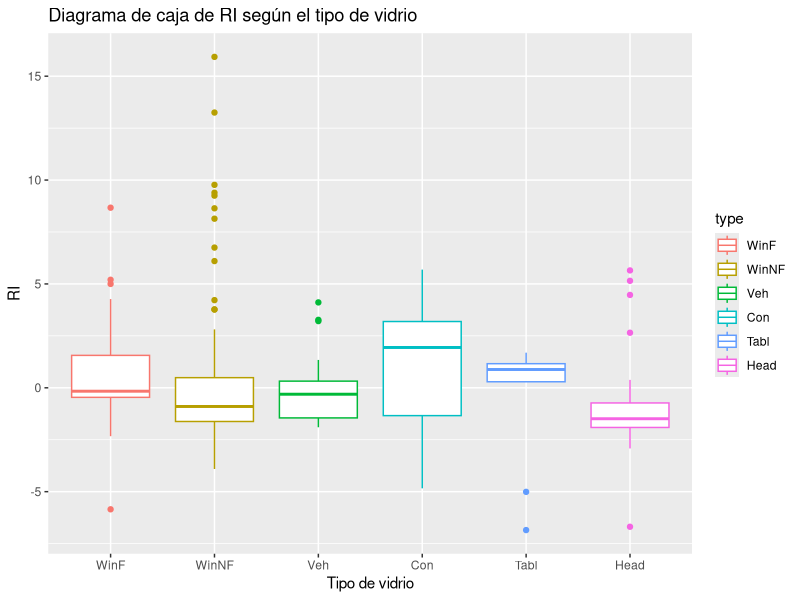
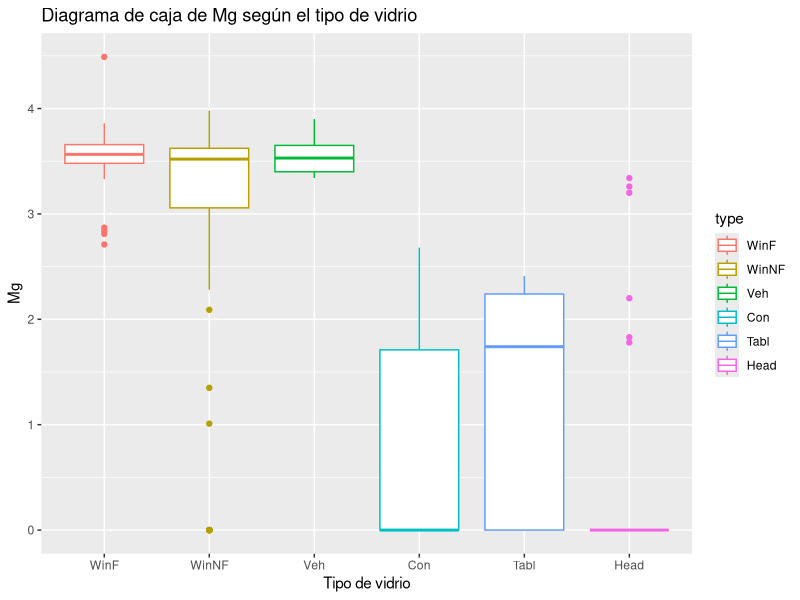
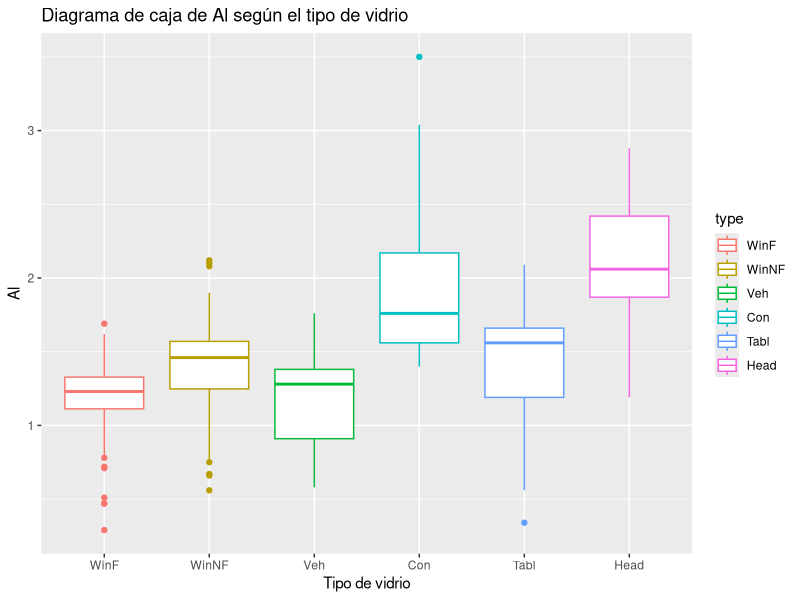

Generate these figures, in order, with R: (Note: this script raises an error after producing the figures.)
# Alumno: Alejandro Sánchez Garrido

# Examen RLogística y RMultinomial


library(MASS)
library(tidyverse)
library(nnet)

d <- fgl
View(d)

summary(d)


d %>%
  ggplot(aes(x = type, y = RI)) +
  geom_boxplot(aes(color = type)) +
  labs(title = "Diagrama de caja de RI según el tipo de vidrio",
       x = "Tipo de vidrio",
       y = "RI")

d %>%
  ggplot(aes(x = type, y = Mg)) +
  geom_boxplot(aes(color = type)) +
  labs(title = "Diagrama de caja de Mg según el tipo de vidrio",
       x = "Tipo de vidrio",
       y = "Mg")

d %>%
  ggplot(aes(x = type, y = Al)) +
  geom_boxplot(aes(color = type)) +
  labs(title = "Diagrama de caja de Al según el tipo de vidrio",
       x = "Tipo de vidrio",
       y = "Al")

# dividir

set.seed(10)

ntotal<-nrow(d)
n_entrenamiento<-round(0.95*ntotal)

filas_entrenamiento <- sample(1:ntotal, size = n_entrenamiento)
filas_entrenamiento

d_entrenamiento <- d[filas_entrenamiento, ] 
d_test <- d[-filas_entrenamiento, ]         
View(d_test)

# multinom

library("nnet")
d_entrenamiento$type <- relevel(d_entrenamiento$type, ref = "Head")
mymultinom <- multinom(type ~ ., data = d_entrenamiento)
mymultinom_inter <- multinom(type ~ . + I(Mg*Ca), data = d_entrenamiento) 
summary(mymultinom)
summary(mymultinom_inter)

coef(mymultinom)
coef(mymultinom_inter)


# seleccion regresores

modelo_backward <- step(mymultinom, direction = "backward")

modelo_nulo <- multinom(type ~ 1, data = d_entrenamiento)
modelo_forward <- step(modelo_nulo, scope = formula(mymultinom),
                       direction = "forward")

modelo_stepwise <- step(modelo_nulo, scope = formula(mymultinom),
                        direction = "both")

mymultinom$AIC
modelo_backward$AIC
modelo_forward$AIC
modelo_stepwise$AIC

formula(modelo_backward)
formula(modelo_forward)
formula(modelo_stepwise)

# con inter

modelo_backward_i <- step(mymultinom_inter, direction = "backward")

modelo_nulo_i <- multinom(type ~ 1, data = d_entrenamiento)
modelo_forward_i <- step(modelo_nulo_i, scope = formula(mymultinom_inter),
                       direction = "forward")

modelo_stepwise_i <- step(modelo_nulo_i, scope = formula(mymultinom_inter),
                        direction = "both")

mymultinom_inter$AIC
modelo_backward_i$AIC
modelo_forward_i$AIC
modelo_stepwise_i$AIC

formula(mymultinom_inter)
formula(modelo_backward_i)
formula(modelo_forward_i)
formula(modelo_stepwise_i)

'RI + Na + Mg + Al + Si + K + Ca + Fe + I(Mg * Ca)'

# 

modelo_final_i <- modelo_backward_i


diferencia_devianzas <- modelo_nulo$deviance - mymultinom$deviance
n = nrow(d_entrenamiento)
c = nlevels(d_entrenamiento$type)
l = length(mymultinom$coefnames)
df_nulo = n - 1*(c-1)
df_mymultinom = n- l*(c-1)
grados_libertad <- df_nulo - df_mymultinom
p_valor <- pchisq(diferencia_devianzas, df = grados_libertad, lower.tail = FALSE)
p_valor

mymultinom$AIC #Valor AIC del modelo
mymultinom$deviance

'Intervalos de confianza para los parámetros de regresión'
confint(mymultinom, level = 0.90)


# inter
 
diferencia_devianzas_i <- modelo_nulo_i$deviance - modelo_final_i$deviance
n = nrow(d_entrenamiento)
c = nlevels(d_entrenamiento$type)
l = length(mymultinom_inter$coefnames)
df_nulo = n - 1*(c-1)
df_mymultinom = n- l*(c-1)
grados_libertad <- df_nulo - df_mymultinom
p_valor_i <- pchisq(diferencia_devianzas_i, df = grados_libertad, lower.tail = FALSE)
p_valor_i

modelo_final_i$AIC #Valor AIC del modelo
modelo_final_i$deviance

confint(modelo_final_i, level = 0.90)


# problema clasif

d_test_predict <- predict(mymultinom, newdata = d_test, "class")
d_predict <- cbind(d_test, d_test_predict)
d_predict  # Predicción y datos originales juntos
'Falla : 116  0.46 13.41 3.89 1.33 72.38 0.51  8.28 0.00 0.00 WinNF WinF'


matriz_confusion <- table(d_predict$type, d_predict$d_test_predict,
                          dnn = c("real", "predicho"))
matriz_confusion

accuracy <- sum(diag(matriz_confusion)) / sum(matriz_confusion)
1-accuracy

# inter

d_test_predict_i <- predict(modelo_final_i, newdata = d_test, "class")
d_predict_i <- cbind(d_test, d_test_predict)
d_predict_i  # Predicción y datos originales juntos
'Falla : 116  0.46 13.41 3.89 1.33 72.38 0.51  8.28 0.00 0.00 WinNF WinF'

matriz_confusion_i <- table(d_predict_i$type, d_predict_i$d_test_predict,
                          dnn = c("real", "predicho"))
matriz_confusion_i

accuracy_i <- sum(diag(matriz_confusion_i)) / sum(matriz_confusion_i)
1-accuracy_i


# 2 
View(d)
d2 <- d %>%
  filter(type %in% c("Head", "WinNF"))

d2$Ca_categorica <- ifelse(d2$Ca <= 9, "bajo",
                              ifelse(d2$Ca < 11, "medio", "alto"))

# Pasamos a factor las variables categóricas
d2$type <- factor(d2$type)

d2$Ca_categorica <- factor(d2$Ca_categorica,
                              levels = c("bajo", "medio", "alto"))

summary(d2)

# representativa 

addmargins(table(d2$type, d2$Ca_categorica,
                 dnn = c("tipo", "Ca_categorica")))


# usar predictores

d2$type <- relevel(d2$type, ref = "Head")

# Ajustamos el modelo logístico
modelo_logit <- glm(type ~ Mg + Ca_categorica,
                    data = d2,
                    family = "binomial")

# Resumen del modelo para ver coeficientes y p-valores
summary(modelo_logit)
modelo_logit$coefficients


# interpretacion

# Odds ratios: exponencial de los coeficientes.
exp(coef(modelo_logit)) 

# Intervalos de confianza para los coeficientes.
confint(modelo_logit)   

# Intervalos de confianza para los odds ratios. 
exp(cbind(OR = coef(modelo_logit), confint(modelo_logit)))  # Calcula los odds ratios junto con sus intervalos de confianza.
# Primero junta en una tabla:cbind(OR = coef(modelo_logit), confint(modelo_logit)) y luego aplica exp()



# roc
library("pROC")
roc(d2$type, modelo_logit$fitted.values, plot = TRUE,
    legacy.axes = TRUE, percent = FALSE,
    xlab = "1-especificidad", ylab = "sensibilidad",
    col = "blue", lwd = 2, print.auc = TRUE)
